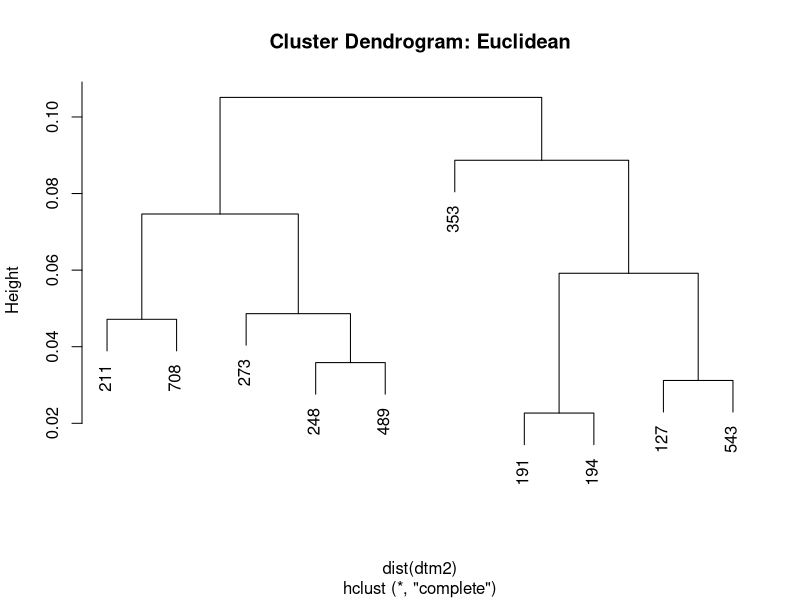
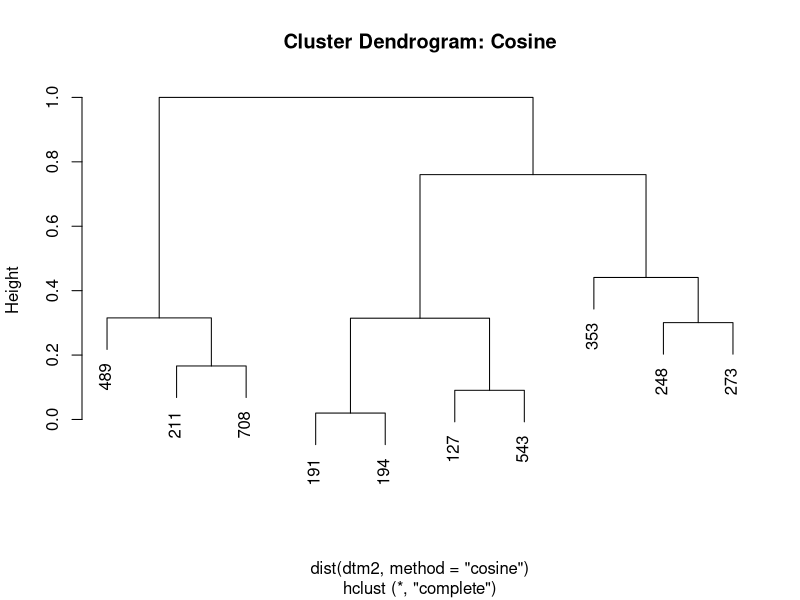

These figures' R source, in order:

########### Mining Text from a dataset and performing Heirarchical Analysis on documents ################
########## DATASET Source: ftp://cran.r-project.org/pub/R/web/packages/tm/##############################
########################################################################################################

############################ CHUNK 1: LOADING LIBRARIES ############################
library(tm)
library(proxy) 
library(SnowballC)


############################ CHUNK 2: DATA IMPORT ##################################

reut21578 <- system.file("texts", "crude", package = "tm")
reuters <- VCorpus(DirSource(reut21578),readerControl = list(reader = readReut21578XMLasPlain))

########################### CHUNK 3: DATA EXPORT ###################################

writeCorpus(reuters)

########################## CHUNK 4: INSPECTING CORPORA ##############################

inspect(reuters[1:2])

########################## CHUNK 5: Transformations (Preprocessing) #################


#Eliminating Extra Whitespace

reuters <- tm_map(reuters, stripWhitespace)

#Convert to Lower Case

reuters <- tm_map(reuters, content_transformer(tolower))

#Remove Stopwords

reuters <- tm_map(reuters, removeWords, stopwords("english"))

#Stemming

reuters <- tm_map(reuters, stemDocument)


########################## CHUNK 6: Creating Term-Document Matrices ###################


dtm <- DocumentTermMatrix(reuters, control=list(weighting=weightTfIdf)) 



########################## CHUNK 7: Operations on Term-Document Matrices ##############

findFreqTerms(dtm, 6)
findAssocs(dtm, "opec", 0.7)

#create a smaller dataset with // inspect(removeSparseTerms("your dataset name",0.6)) //

dtm2 <- inspect(removeSparseTerms(dtm, 0.6)) 




######################### CHUNK 8: Hierarchical Analysis ##############################


#Euclidean

plot(hclust(dist(dtm2)), main="Cluster Dendrogram: Euclidean")

#Cosine

plot(hclust(dist(dtm2, method="cosine")), main="Cluster Dendrogram: Cosine")
